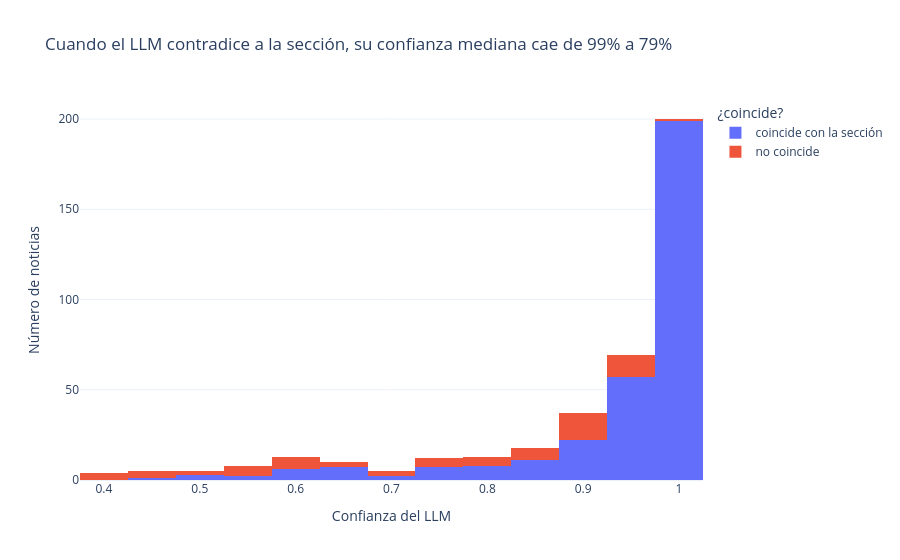

Write notebook code for a chart like this one.
### Code cell
df = noticias.merge(etiquetas_llm[["titular", "etiqueta_llm", "confianza"]], on="titular",
                    how="left", validate="one_to_one")
acuerdo = (df["etiqueta_llm"] == df["etiqueta"]).mean()
print(f"Acuerdo LLM vs. etiqueta editorial (dataset completo, solo descriptivo): {acuerdo:.1%}")
display(pd.crosstab(df["etiqueta"].map(LEGIBLE), df["etiqueta_llm"].map(LEGIBLE),
                    rownames=["editorial"], colnames=["LLM"], margins=True))

df["¿coincide?"] = np.where(df["etiqueta_llm"] == df["etiqueta"], "coincide con la sección",
                            "no coincide")
conf = df.groupby("¿coincide?")["confianza"].median()
titulo = (f"Cuando el LLM contradice a la sección, su confianza mediana cae de "
          f"{conf['coincide con la sección']:.0%} a {conf['no coincide']:.0%}")
fig = px.histogram(df, x="confianza", color="¿coincide?", nbins=20, barmode="stack", title=titulo,
                   labels={"confianza": "Confianza del LLM", "count": "Noticias"})
fig.update_layout(template="plotly_white", yaxis_title="Número de noticias")
fig.show()
df.groupby("¿coincide?")["confianza"].describe().round(3)

### Figure 1 — Plotly figure (JSON) as saved in the notebook; plotly's stock layout.template omitted (floating-point values rounded to 4 significant figures; data arrays with more than 128 entries replaced by an {"elided": "..."} marker saying what was removed)
{"data": [{"bingroup": "x", "hovertemplate": "¿coincide?=coincide con la sección<br>Confianza del LLM=%{x}<br>count=%{y}<extra></extra>", "legendgroup": "coincide con la sección", "marker": {"color": "#636efa", "pattern": {"shape": ""}}, "name": "coincide con la sección", "nbinsx": 20, "orientation": "v", "showlegend": true, "type": "histogram", "x": {"elided": "325 float values"}, "xaxis": "x", "yaxis": "y"}, {"bingroup": "x", "hovertemplate": "¿coincide?=no coincide<br>Confianza del LLM=%{x}<br>count=%{y}<extra></extra>", "legendgroup": "no coincide", "marker": {"color": "#EF553B", "pattern": {"shape": ""}}, "name": "no coincide", "nbinsx": 20, "orientation": "v", "showlegend": true, "type": "histogram", "x": [0.6088, 0.5133, 0.56, 0.8018, 0.8958, 0.7822, 0.8489, 0.8777, 0.5771, 0.6678, 0.729, 0.9324, 0.7465, 0.9494, 0.7097, 0.7178, 0.8581, 0.8911, 0.4266, 0.5996, 0.9343, 0.8978, 0.864, 0.4215, 0.8907, 0.7258, 0.8705, 0.9469, 0.4393, 0.9082, 0.9193, 0.7623, 0.9548, 0.7991, 0.8768, 0.5727, 0.9317, 0.4715, 0.9533, 0.8263, 0.9603, 0.5724, 0.481, 0.9075, 0.8882, 0.4, 0.6599, 0.4389, 0.9829, 0.7111, 0.7774, 0.7862, 0.8639, 0.4111, 0.5836, 0.9086, 0.9043, 0.9611, 0.9546, 0.5565, 0.5914, 0.9409, 0.829, 0.6093, 0.7665, 0.3852, 0.9497, 0.89, 0.6608, 0.9018, 0.5571, 0.5562, 0.605, 0.9041], "xaxis": "x", "yaxis": "y"}], "layout": {"barmode": "stack", "legend": {"title": {"text": "¿coincide?"}, "tracegroupgap": 0}, "title": {"text": "Cuando el LLM contradice a la sección, su confianza mediana cae de 99% a 79%"}, "xaxis": {"anchor": "y", "domain": [0.0, 1.0], "title": {"text": "Confianza del LLM"}}, "yaxis": {"anchor": "x", "domain": [0.0, 1.0], "title": {"text": "Número de noticias"}}}}
